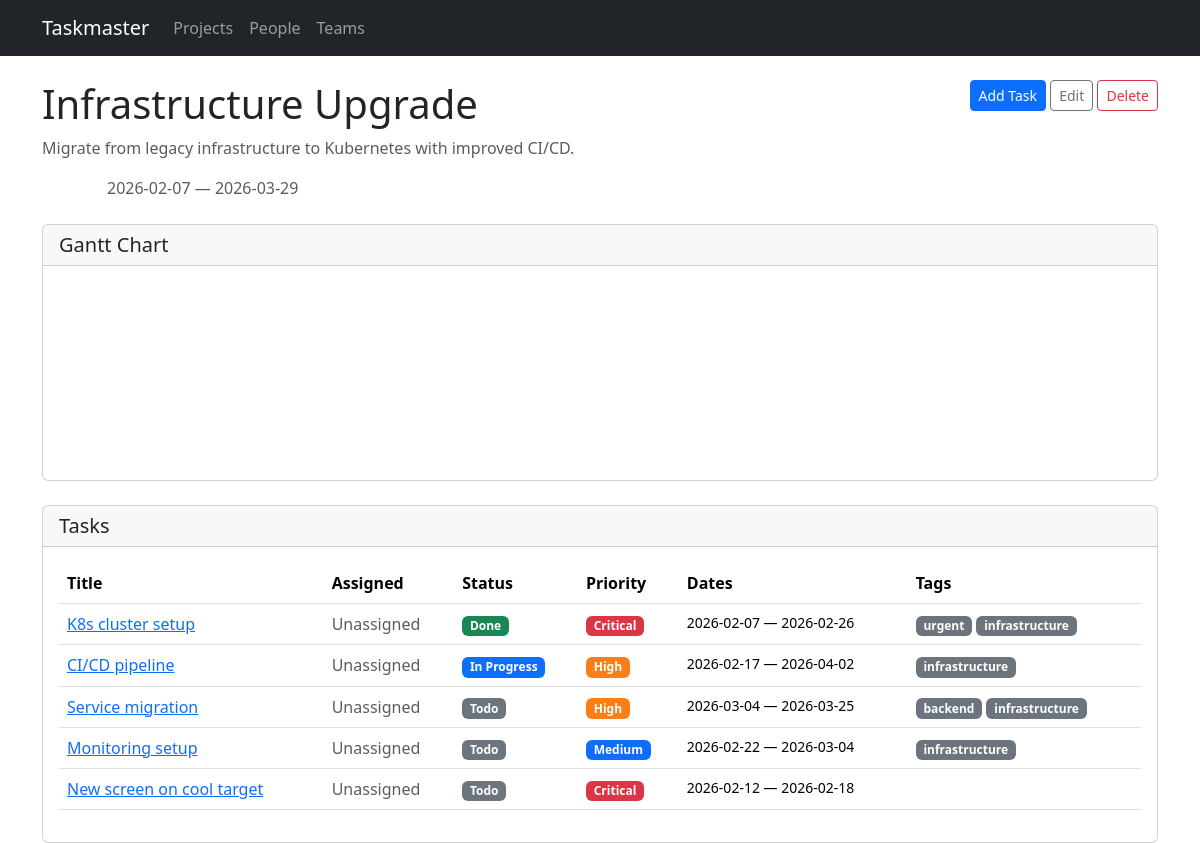
Page /projects/4 on the earlier database version.
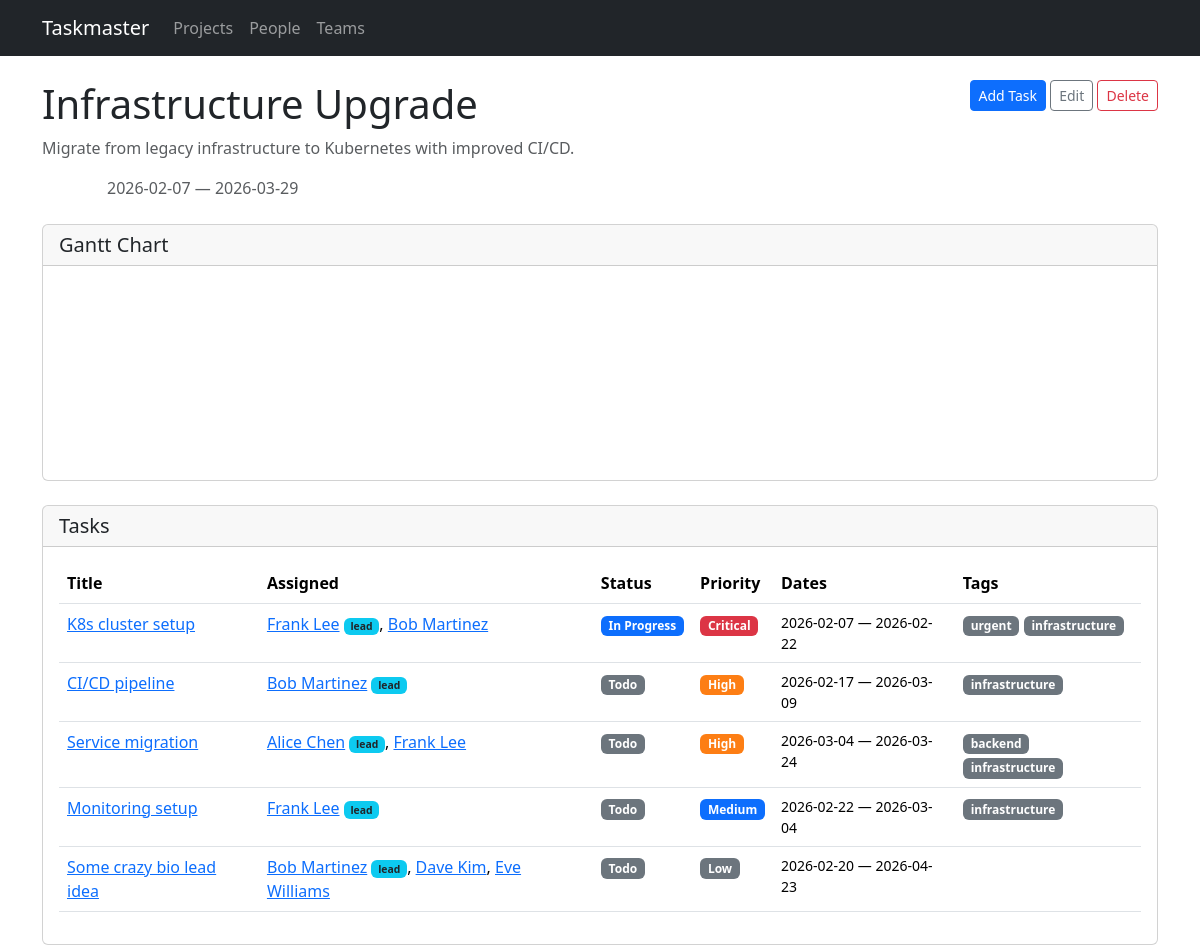
Same page on the later database version.
### models.py (models this page shows, shortened)
class Project(db.Model):
    id = db.Column(db.Integer, primary_key=True)
    name = db.Column(db.String(200), nullable=False)
    description = db.Column(db.Text)
    start_date = db.Column(db.Date)
    end_date = db.Column(db.Date)
    status = db.Column(db.String(20), default='active')  # active, completed, on_hold
    tasks = db.relationship('Task', backref='project', lazy=True, cascade='all, delete-orphan')

class Task(db.Model):
    id = db.Column(db.Integer, primary_key=True)
    title = db.Column(db.String(200), nullable=False)
    description = db.Column(db.Text)
    project_id = db.Column(db.Integer, db.ForeignKey('project.id'), nullable=False)
    start_date = db.Column(db.Date, nullable=False)
    end_date = db.Column(db.Date, nullable=False)
    status = db.Column(db.String(20), default='todo')  # todo, in_progress, done
    priority = db.Column(db.String(20), default='medium')  # low, medium, high, critical
    assignments = db.relationship('TaskAssignment', backref='task', lazy=True,
                                   cascade='all, delete-orphan')
    tags = db.relationship('Tag', secondary=task_tags, backref=db.backref('tasks', lazy=True))
    status_updates = db.relationship('StatusUpdate', backref='task', lazy=True,
                                     order_by='StatusUpdate.created_at.desc()',
                                     cascade='all, delete-orphan')
    dependencies = db.relationship(
        'Task',
        secondary='task_dependency',
        primaryjoin='Task.id == TaskDependency.task_id',
        secondaryjoin='Task.id == TaskDependency.depends_on_id',
        backref=db.backref('dependents', lazy=True),
        lazy=True,
    )
    @property
    def lead(self):
        for a in self.assignments:
            if a.is_lead:
                return a.person
        return None
    @property
    def assignees(self):
        return [a.person for a in self.assignments]

class Tag(db.Model):
    id = db.Column(db.Integer, primary_key=True)
    name = db.Column(db.String(50), unique=True, nullable=False)

class Person(db.Model):
    id = db.Column(db.Integer, primary_key=True)
    name = db.Column(db.String(120), nullable=False)
    email = db.Column(db.String(120))
    team_id = db.Column(db.Integer, db.ForeignKey('team.id'))
    assignments = db.relationship('TaskAssignment', backref='person', lazy=True)

### routes/projects.py (the view)
@bp.route('/projects/<int:id>')
def detail(id):
    project = Project.query.get_or_404(id)
    return render_template('projects/detail.html', project=project)

### templates/projects/detail.html (shortened to what this page needs)
{% extends "base.html" %}
{% block content %}
<div class="d-flex justify-content-between align-items-start mb-3">
    <div>
        <h1>{{ project.name }}</h1>
        {% if project.description %}
        <p class="text-muted">{{ project.description }}</p>
        {% endif %}
        <div class="mb-2">
            <span class="badge badge-{{ project.status }}">{{ project.status | replace('_', ' ') | title }}</span>
            {% if project.start_date %}<span class="text-muted ms-2">{{ project.start_date }}</span>{% endif %}
            {% if project.end_date %}<span class="text-muted"> &mdash; {{ project.end_date }}</span>{% endif %}
        </div>
    </div>
    <div>
        <a href="{{ url_for('tasks.new_task', project_id=project.id) }}" class="btn btn-primary btn-sm">Add Task</a>
        <a href="{{ url_for('projects.edit_project', id=project.id) }}" class="btn btn-outline-secondary btn-sm">Edit</a>
        <form method="post" action="{{ url_for('projects.delete_project', id=project.id) }}" class="d-inline"
              onsubmit="return confirm('Delete this project and all its tasks?')">
            <button type="submit" class="btn btn-outline-danger btn-sm">Delete</button>
        </form>
    </div>
</div>
{% if project.tasks %}
<div class="card mb-4">
    <div class="card-header">
        <h5 class="mb-0">Gantt Chart</h5>
    </div>
    <div class="card-body gantt-container">
        <svg id="gantt"></svg>
    </div>
</div>
<div class="card">
    <div class="card-header"><h5 class="mb-0">Tasks</h5></div>
    <div class="card-body">
        <div class="table-responsive">
            <table class="table table-hover">
                <thead>
                    <tr>
                        <th>Title</th>
                        <th>Assigned</th>
                        <th>Status</th>
                        <th>Priority</th>
                        <th>Dates</th>
                        <th>Tags</th>
                    </tr>
                </thead>
                <tbody>
                    {% for task in project.tasks %}
                    <tr>
                        <td><a href="{{ url_for('tasks.detail', id=task.id) }}">{{ task.title }}</a></td>
                        <td>
                            {% if task.assignees %}
                                {% for person in task.assignees %}
                                <a href="{{ url_for('people.detail', id=person.id) }}">{{ person.name }}</a>{% if task.lead and person.id == task.lead.id %} <span class="badge bg-info text-dark" style="font-size:0.65em">lead</span>{% endif %}{% if not loop.last %}, {% endif %}
                                {% endfor %}
                            {% else %}
                            <span class="text-muted">Unassigned</span>
                            {% endif %}
                        </td>
                        <td><span class="badge badge-{{ task.status }}">{{ task.status | replace('_', ' ') | title }}</span></td>
                        <td><span class="badge badge-{{ task.priority }}">{{ task.priority | title }}</span></td>
                        <td class="small">{{ task.start_date }} &mdash; {{ task.end_date }}</td>
                        <td>
                            {% for tag in task.tags %}
                            <span class="badge bg-secondary">{{ tag.name }}</span>
                            {% endfor %}
                        </td>
                    </tr>
                    {% endfor %}
                </tbody>
            </table>
        </div>
    </div>
</div>
{% else %}
<div class="text-center py-5">
    <p class="text-muted">No tasks yet.</p>
    <a href="{{ url_for('tasks.new_task', project_id=project.id) }}" class="btn btn-primary">Add the first task</a>
</div>
{% endif %}
{% endblock %}

### templates/base.html (shortened to what this page needs)
<!DOCTYPE html>
<html lang="en">
<head>
    <link href="https://cdn.jsdelivr.net/npm/bootstrap@5.3.3/dist/css/bootstrap.min.css" rel="stylesheet">
    <link rel="stylesheet" href="https://cdn.jsdelivr.net/npm/frappe-gantt@0.6.1/dist/frappe-gantt.min.css">
    <link rel="stylesheet" href="{{ url_for('static', filename='style.css') }}">
</head>
<body>
    <nav class="navbar navbar-expand-lg navbar-dark bg-dark">
        <div class="container">
            <a class="navbar-brand" href="{{ url_for('index') }}">Taskmaster</a>
            <div class="collapse navbar-collapse" id="navbarNav">
                <ul class="navbar-nav">
                    <li class="nav-item">
                        <a class="nav-link" href="{{ url_for('projects.list_projects') }}">Projects</a>
                    </li>
                    <li class="nav-item">
                        <a class="nav-link" href="{{ url_for('people.list_people') }}">People</a>
                    </li>
                    <li class="nav-item">
                        <a class="nav-link" href="{{ url_for('teams.list_teams') }}">Teams</a>
                    </li>
                </ul>
            </div>
        </div>
    </nav>
    <main class="container mt-4">
        {% block content %}{% endblock %}
    </main>
</body>
</html>

### static/style.css (style rules this page uses)
.badge-low { background-color: #6c757d; }
.badge-medium { background-color: #0d6efd; }
.badge-high { background-color: #fd7e14; }
.badge-critical { background-color: #dc3545; }
.badge-todo { background-color: #6c757d; }
.badge-in_progress { background-color: #0d6efd; }
.gantt-container { overflow-x: auto; margin: 1rem 0; }

Differences in the rows shown:
changed Task "K8s cluster setup": gains Person (name "Frank Lee", shows "lead"); gains Person (name "Bob Martinez", shows "lead"); status "Done" → "In Progress"; end_date "2026-02-26" → "2026-02-22"; no longer shows "Unassigned"
changed Task "CI/CD pipeline": gains Person (name "Bob Martinez", shows "lead"); status "In Progress" → "Todo"; end_date "2026-04-02" → "2026-03-09"; no longer shows "Unassigned"
changed Task "Service migration": gains Person (name "Frank Lee", shows "lead"); gains Person (name "Alice Chen", shows "lead"); end_date "2026-03-25" → "2026-03-24"; no longer shows "Unassigned"
changed Task "Monitoring setup": gains Person (name "Frank Lee", shows "lead"); no longer shows "Unassigned"
changed Task: gains Person (name "Bob Martinez", shows "lead"); gains Person (name "Dave Kim"); gains Person (name "Eve Williams"); title "New screen on cool target" → "Some crazy bio lead idea"; priority "Critical" → "Low"; start_date "2026-02-12" → "2026-02-20"; end_date "2026-02-18" → "2026-04-23"; no longer shows "Unassigned"
